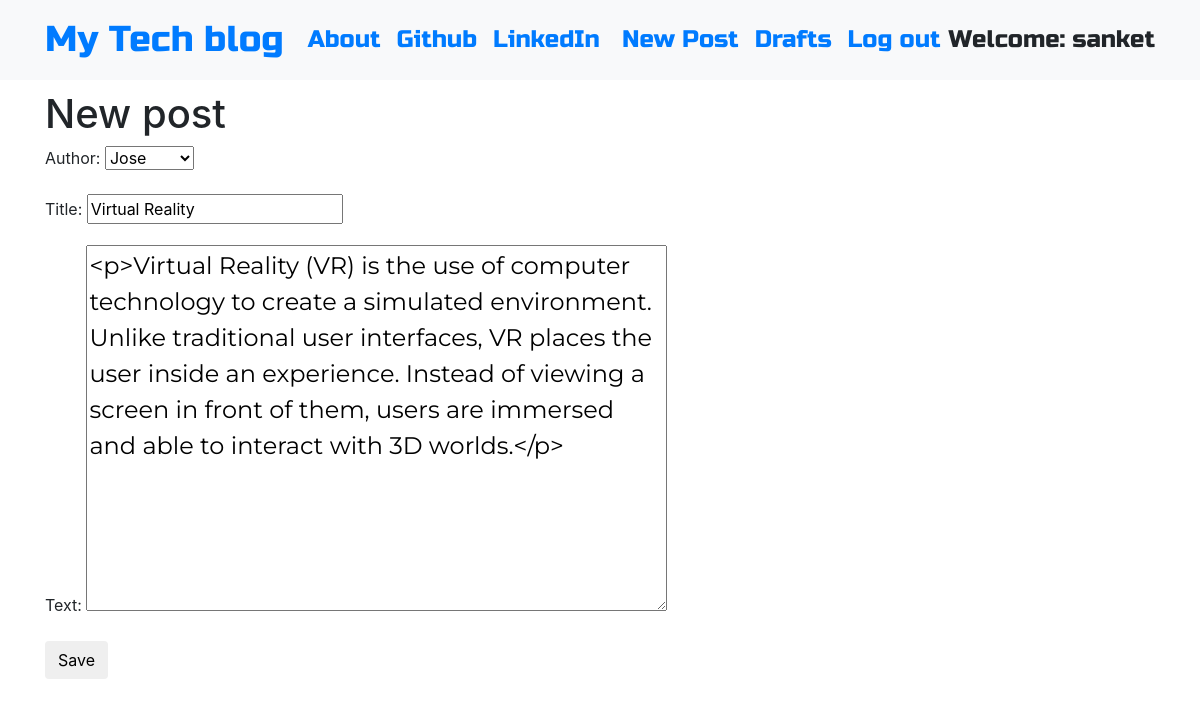
The app's page /post/4/edit/ (signed in) with its own data.
### blog/models.py (models this page shows, shortened)
class Post(models.Model):
    author = models.ForeignKey('auth.User',on_delete=models.CASCADE)
    title = models.CharField(max_length=200)
    text = models.TextField()
    created_date = models.DateTimeField(default=timezone.now)
    published_date = models.DateTimeField(blank=True, null=True)

### blog/views.py (the view)
# urls.py: path('post/<int:pk>/edit/', views.PostUpdateView.as_view(), name='post_edit'),
class PostUpdateView(LoginRequiredMixin,UpdateView):
    login_url = '/login/'
    redirect_field_name = 'blog/post_detail.html'
    form_class = PostForm
    model = Post

### blog/forms.py
class PostForm(forms.ModelForm):
    class Meta:
        model = Post
        fields = ('author','title', 'text',)
        widgets = {
            'title': forms.TextInput(attrs={'class': 'textinputclass'}),
            'text': forms.Textarea(attrs={'class': 'editable medium-editor-textarea postcontent'}),
        }

### blog/templates/blog/post_form.html (shortened to what this page needs)
{% extends 'blog/base.html' %}
{% block content %}
    <h1>New post</h1>
    <form method="POST" class="post-form">
    {{form.as_p}}
    <button type="submit" class="save btn btn-default">Save</button>
    </form>
{% endblock %}

### blog/templates/blog/base.html (shortened to what this page needs)
<!DOCTYPE html>
{% load static %}
<html>
  <head>
    <link rel="stylesheet" href="https://stackpath.bootstrapcdn.com/bootstrap/4.1.3/css/bootstrap.min.css"
>
    <link href="https://maxcdn.bootstrapcdn.com/font-awesome/4.7.0/css/font-awesome.min.css" rel="stylesheet">
    <link rel="stylesheet" href="//cdn.jsdelivr.net/medium-editor/latest/css/medium-editor.min.css" type="text/css" media="screen" charset="utf-8">
    <link rel="stylesheet" href="{% static 'css/blog.css' %}">
  </head>
  <body class='loader'>
    <nav class="navbar navbar-expand-lg bg-light techfont">
      <div class="container">
        <div class="navbar-nav align-items-center">
          <a class="navbar-brand bigbrand" href="{% url 'post_list' %}">My Tech blog</a>
          <a class="nav-item nav-link" href="{% url 'about' %}">About</a>
          <a class="nav-item nav-link" href="https://www.github.com">Github</a>
          <a class="nav-item nav-link" href="https://www.linkedin.com">LinkedIn</a>
        </div>
        <div class="navbar-nav align-items-center ml-auto">
          {% if user.is_authenticated %}
            <a class="nav-item nav-link" href="{% url 'post_new' %}">New Post</a>
            <a class="nav-item nav-link" href="{% url 'post_draft_list' %}">Drafts</a>
            <a class="nav-item nav-link" href="{% url 'logout' %}">Log out</a>
            <a >Welcome: {{ user.username }}</a>
          {% else %}
            <a class="nav-item nav-link" href="{% url 'login' %}" aria-label="Login">
              <span class="fa fa-user" aria-hidden="true"></span></a>
          {% endif %}
        </div>
      </div>
    </nav>
          <div class="content container">
              <div class="row">
                  <div class="col-md-8">
                    <div class="blog_posts">
                      {% block content %}
                      {% endblock %}
                    </div>
                  </div>
              </div>
          </div>
  </body>
</html>

### blog/static/css/blog.css (style rules this page uses)
.techfont { font-family: 'Russo One', sans-serif; font-size: 1.5em; margin-bottom: 10px; }
.postcontent { font-family: 'Montserrat'; font-size: 1.5em; }
.bigbrand { font-size: 1.5em; }
.loader { filter:hue-rotate(0deg); color: linear-gradient(45deg,#0f8,#08f); animation:hue 5000ms infinite linear; }

### records on screen
Post: author "Jose", title "Virtual Reality", text "<p>Virtual Reality (VR) is the use of computer technology to create a simulated environment. Unlike traditional user interfaces, VR places the user inside an experience. Instead of viewing a screen in front of them, users are immersed and able to interact with 3D worlds.</p>"

### other values on screen
{{ user.username }} "sanket"
